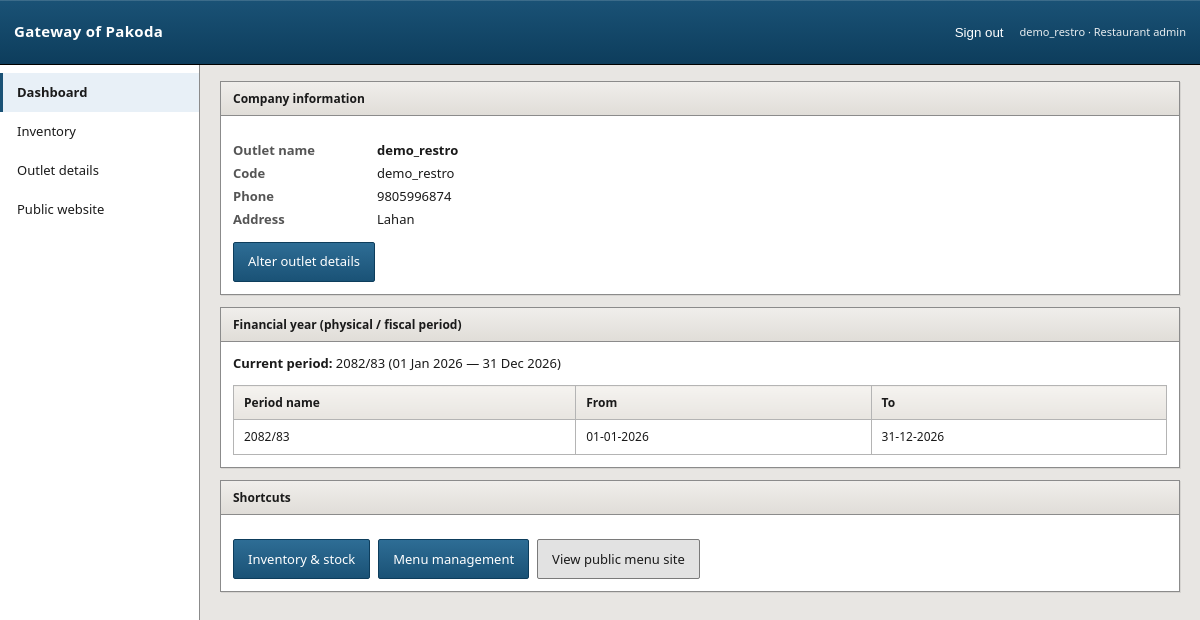
The app's page /portal/ (signed in) with its own data.
### superadmin/models.py (models this page shows, shortened)
class Restaurant(models.Model):
    name = models.CharField(max_length=200)
    slug = models.SlugField(max_length=220, unique=True, db_index=True)
    is_active = models.BooleanField(default=True)
    phone = models.CharField(max_length=32, blank=True)
    address = models.TextField(blank=True)
    created_at = models.DateTimeField(auto_now_add=True)
    updated_at = models.DateTimeField(auto_now=True)
    class Meta:
        ordering = ["name"]

class RestaurantStaff(models.Model):
    class Role(models.TextChoices):
        RESTAURANT_ADMIN = "restaurant_admin", "Restaurant admin"
        STAFF = "staff", "Staff"
    user = models.OneToOneField(
        settings.AUTH_USER_MODEL,
        on_delete=models.CASCADE,
        related_name="restaurant_profile",
    )
    restaurant = models.ForeignKey(
        Restaurant,
        on_delete=models.CASCADE,
        related_name="staff_members",
    )
    role = models.CharField(
        max_length=32,
        choices=Role.choices,
        default=Role.STAFF,
    )
    is_active = models.BooleanField(default=True)
    created_at = models.DateTimeField(auto_now_add=True)
    class Meta:
        ordering = ["restaurant", "user__username"]

class FiscalYear(models.Model):
    restaurant = models.ForeignKey(
        Restaurant,
        on_delete=models.CASCADE,
        related_name="fiscal_years",
    )
    label = models.CharField(
        max_length=64,
        help_text="Display name, e.g. 2026 or FY 2082/83",
    )
    start_date = models.DateField(default=default_fiscal_year_start)
    end_date = models.DateField(default=default_fiscal_year_end)
    is_active = models.BooleanField(
        default=True,
        help_text="Inactive years are hidden from default picks.",
    )
    created_at = models.DateTimeField(auto_now_add=True)
    class Meta:
        ordering = ["-start_date"]
        constraints = [
            models.UniqueConstraint(
                fields=["restaurant", "label"],
                name="superadmin_fiscalyear_unique_label_per_restaurant",
            ),
        ]

### portal/views.py (the view)
# urls.py: path("", views.dashboard, name="dashboard"),
def dashboard(request):
    staff = get_portal_staff(request)
    if staff is None:
        if request.user.is_authenticated:
            if request.user.is_superuser:
                return redirect("superadmin:dashboard")
            messages.error(request, "Sign in with a restaurant account.")
        return redirect("portal:login")
    restaurant = staff.restaurant
    fy_list = restaurant.fiscal_years.filter(is_active=True).order_by("-start_date")[:12]
    fy_current = current_fiscal_year(restaurant)
    can_edit = staff.role == RestaurantStaff.Role.RESTAURANT_ADMIN
    return render(
        request,
        "portal/dashboard.html",
        {
            "staff": staff,
            "restaurant": restaurant,
            "fiscal_years": fy_list,
            "current_fiscal_year": fy_current,
            "can_edit_restaurant": can_edit,
        },
    )

### portal/utils.py (called while the page is built)
def get_portal_staff(request):
    if not request.user.is_authenticated or request.user.is_superuser:
        return None
    try:
        profile = request.user.restaurant_profile
    except RestaurantStaff.DoesNotExist:
        return None
    if not profile.is_active or not profile.restaurant.is_active:
        return None
    return profile

### superadmin/context_processors.py (called while the page is built)
def superadmin_nav(request):
    if not getattr(request, "user", None) or not request.user.is_authenticated:
        return {}
    if not request.user.is_superuser:
        return {}
    return {
        "superadmin_nav_restaurants": Restaurant.objects.filter(is_active=True).order_by("name"),
        "superadmin_active_restaurant_id": request.session.get("superadmin_active_restaurant_id"),
    }

### superadmin/utils.py (called while the page is built)
def get_staff_restaurant(user) -> Restaurant | None:
    if not user.is_authenticated or user.is_superuser:
        return None
    try:
        profile = user.restaurant_profile
    except RestaurantStaff.DoesNotExist:
        return None
    if profile.is_active:
        return profile.restaurant
    return None

def restaurant_for_request(request: HttpRequest) -> Restaurant | None:
    if not request.user.is_authenticated:
        return None
    if request.user.is_superuser:
        rid = request.session.get("superadmin_active_restaurant_id")
        if rid:
            return Restaurant.objects.filter(pk=rid, is_active=True).first()
        return None
    return get_staff_restaurant(request.user)

def current_fiscal_year(restaurant: Restaurant) -> FiscalYear | None:
    d = timezone.localdate()
    return (
        FiscalYear.objects.filter(
            restaurant=restaurant,
            is_active=True,
            start_date__lte=d,
            end_date__gte=d,
        )
        .order_by("-start_date")
        .first()
    )

### portal/templates/portal/dashboard.html (shortened to what this page needs)
{% extends "portal/base.html" %}
{% block app_title %}Gateway of Pakoda{% endblock %}
{% block titlebar_sub %}
<span class="t-sub">{{ restaurant.name }} · {{ staff.get_role_display }}</span>
{% endblock %}
{% block titlebar_actions %}
<form method="post" action="{% url 'portal:logout' %}" style="margin:0;">
    <button type="submit" class="t-btn-ghost">Sign out</button>
</form>
{% endblock %}
{% block content %}
<div class="t-panel-box">
    <div class="t-panel-head">Company information</div>
    <div class="t-panel-body">
        <dl class="t-kv">
            <dt>Outlet name</dt>
            <dd><strong>{{ restaurant.name }}</strong></dd>
            <dt>Code</dt>
            <dd>{{ restaurant.slug }}</dd>
            <dt>Phone</dt>
            <dd>{{ restaurant.phone|default:"—" }}</dd>
            <dt>Address</dt>
            <dd>{{ restaurant.address|default:"—"|linebreaksbr }}</dd>
        </dl>
        {% if can_edit_restaurant %}
        <div class="t-actions">
            <a class="t-btn t-btn-primary" href="{% url 'portal:restaurant_edit' %}">Alter outlet details</a>
        </div>
        {% endif %}
    </div>
</div>
<div class="t-panel-box">
    <div class="t-panel-head">Financial year (physical / fiscal period)</div>
    <div class="t-panel-body">
        {% if current_fiscal_year %}
        <p style="margin:0 0 8px;"><strong>Current period:</strong> {{ current_fiscal_year.label }}
            ({{ current_fiscal_year.start_date|date:"d M Y" }} — {{ current_fiscal_year.end_date|date:"d M Y" }})</p>
        {% else %}
        <p style="margin:0;color:#555;">No active period covers today’s date. Ask your platform admin to add a financial year.</p>
        {% endif %}
        <div class="t-table-wrap" style="margin-top:12px;">
            <table class="t-table">
                <thead>
                    <tr>
                        <th>Period name</th>
                        <th>From</th>
                        <th>To</th>
                    </tr>
                </thead>
                <tbody>
                    {% for fy in fiscal_years %}
                    <tr>
                        <td>{{ fy.label }}</td>
                        <td>{{ fy.start_date|date:"d-m-Y" }}</td>
                        <td>{{ fy.end_date|date:"d-m-Y" }}</td>
                    </tr>
                    {% empty %}
                    <tr><td colspan="3" style="color:#555;">No periods listed.</td></tr>
                    {% endfor %}
                </tbody>
            </table>
        </div>
    </div>
</div>
<div class="t-panel-box">
    <div class="t-panel-head">Shortcuts</div>
    <div class="t-panel-body">
        <div class="t-actions">
            <a class="t-btn t-btn-primary" href="{% url 'portal:inventory' %}">Inventory & stock</a>
            <a class="t-btn t-btn-primary" href="{% url 'portal:menu' %}">Menu management</a>
            <a class="t-btn" href="{% url 'web:home' %}">View public menu site</a>
        </div>
    </div>
</div>
{% endblock %}

### portal/templates/portal/base.html (shortened to what this page needs)
<!DOCTYPE html>
<html lang="en">
<head>
</head>
<body>
<div class="t-app">
    <header class="t-titlebar">
        <h1>{% block app_title %}Outlet admin{% endblock %}</h1>
        <div class="t-titlebar-actions">
            {% block titlebar_actions %}{% endblock %}
        </div>
        {% block titlebar_sub %}{% endblock %}
    </header>
    <div class="t-layout">
        <aside class="t-sidebar" aria-label="Main menu">
            {% block sidebar %}
            <a href="{% url 'portal:dashboard' %}" {% if request.resolver_match.url_name == 'dashboard' %}class="active"{% endif %}>Dashboard</a>
            <a href="{% url 'portal:inventory' %}" {% if request.resolver_match.url_name == 'inventory' %}class="active"{% endif %}>Inventory</a>
            {% if can_edit_restaurant|default:False %}
            <a href="{% url 'portal:restaurant_edit' %}" {% if request.resolver_match.url_name == 'restaurant_edit' %}class="active"{% endif %}>Outlet details</a>
            {% endif %}
            <a href="{% url 'web:home' %}">Public website</a>
            {% endblock %}
        </aside>
        <main class="t-main">
            {% block content %}{% endblock %}
        </main>
    </div>
</div>
</body>
</html>

### portal/templates/portal/base.html (style rules this page uses)
:root { --t-bg: #e8e6e3; --t-panel: #ffffff; --t-border: #8b8b8b; --t-border-light: #b4b4b4; --t-title: #1a5276; --t-title-grad-b: #0d3d5c; --t-text: #1a1a1a; --t-muted: #555; --t-row-alt: #f5f4f2; --t-focus: #1a5276; --t-btn: #e2e2e2; --t-btn-border: #7a7a7a; --t-primary: #1a5276; --t-danger: #a52a2a; }
* { box-sizing: border-box; }
html { -webkit-text-size-adjust: 100%; }
body { margin: 0; font-family: Tahoma, "Segoe UI", Geneva, Verdana, sans-serif; font-size: 13px; color: var(--t-text); background: var(--t-bg); min-height: 100vh; line-height: 1.45; }
a { color: var(--t-primary); }
.t-app { min-height: 100vh; display: flex; flex-direction: column; }
.t-titlebar { background: linear-gradient(180deg, var(--t-title) 0%, var(--t-title-grad-b) 100%); color: #fff; padding: 10px 14px; display: flex; align-items: center; flex-wrap: wrap; gap: 8px; border-bottom: 1px solid #000; box-shadow: inset 0 1px 0 rgba(255,255,255,.15); }
.t-titlebar h1 { margin: 0; font-size: 15px; font-weight: 700; letter-spacing: 0.02em; flex: 1; min-width: 0; }
.t-titlebar .t-sub { font-size: 11px; opacity: 0.9; width: 100%; order: 3; }
@media (min-width: 600px) { .t-titlebar .t-sub { width: auto; order: 0; } }
.t-titlebar-actions { display: flex; align-items: center; gap: 6px; flex-wrap: wrap; }
.t-layout { display: flex; flex: 1; min-height: 0; }
.t-sidebar { display: none; width: 200px; flex-shrink: 0; background: var(--t-panel); border-right: 1px solid var(--t-border); padding: 8px 0; }
@media (min-width: 900px) { .t-sidebar { display: block; } }
.t-sidebar a { display: block; padding: 10px 14px; color: var(--t-text); text-decoration: none; border-left: 3px solid transparent; }
.t-sidebar a.active { border-left-color: var(--t-primary); background: #e8f0f7; font-weight: 700; }
.t-main { flex: 1; padding: 12px; min-width: 0; overflow-x: hidden; }
@media (min-width: 600px) { .t-main { padding: 16px 20px; } }
.t-panel-box { background: var(--t-panel); border: 1px solid var(--t-border); margin-bottom: 12px; box-shadow: 1px 1px 0 rgba(0,0,0,.08); }
.t-panel-head { background: linear-gradient(180deg, #f0eeeb 0%, #e0ddd8 100%); border-bottom: 1px solid var(--t-border); padding: 8px 12px; font-weight: 700; font-size: 12px; }
.t-panel-body { padding: 12px; }
.t-btn { display: inline-flex; align-items: center; justify-content: center; min-height: 40px; padding: 0 14px; font-size: 13px; font-family: inherit; background: var(--t-btn); border: 1px solid var(--t-btn-border); border-radius: 2px; cursor: pointer; color: var(--t-text); text-decoration: none; }
.t-btn-primary { background: linear-gradient(180deg, #2e6d95 0%, var(--t-primary) 100%); color: #fff; border-color: #0d3d5c; }
.t-btn-ghost { background: transparent; border-color: transparent; color: #fff; min-height: 44px; }
.t-table-wrap { overflow-x: auto; -webkit-overflow-scrolling: touch; }
table.t-table { width: 100%; border-collapse: collapse; font-size: 12px; }
.t-table th, .t-table td { border: 1px solid var(--t-border-light); padding: 8px 10px; text-align: left; }
.t-table th { background: linear-gradient(180deg, #f5f3f0 0%, #e8e5e0 100%); font-weight: 700; }
.t-kv { display: grid; grid-template-columns: 1fr; gap: 4px; }
@media (min-width: 500px) { .t-kv { grid-template-columns: 140px 1fr; } }
.t-kv dt { color: var(--t-muted); font-weight: 600; }
.t-kv dd { margin: 0 0 8px; }
@media (min-width: 500px) { .t-kv dd { margin: 0; } }
.t-actions { display: flex; flex-wrap: wrap; gap: 8px; margin-top: 12px; }

### records on screen
Restaurant: name "demo_restro", slug "demo_restro", phone "9805996874", address "Lahan"
RestaurantStaff: role "Restaurant admin"
FiscalYear: label "2082/83", start_date "01 Jan 2026", end_date "31 Dec 2026", start_date "01-01-2026", end_date "31-12-2026"
